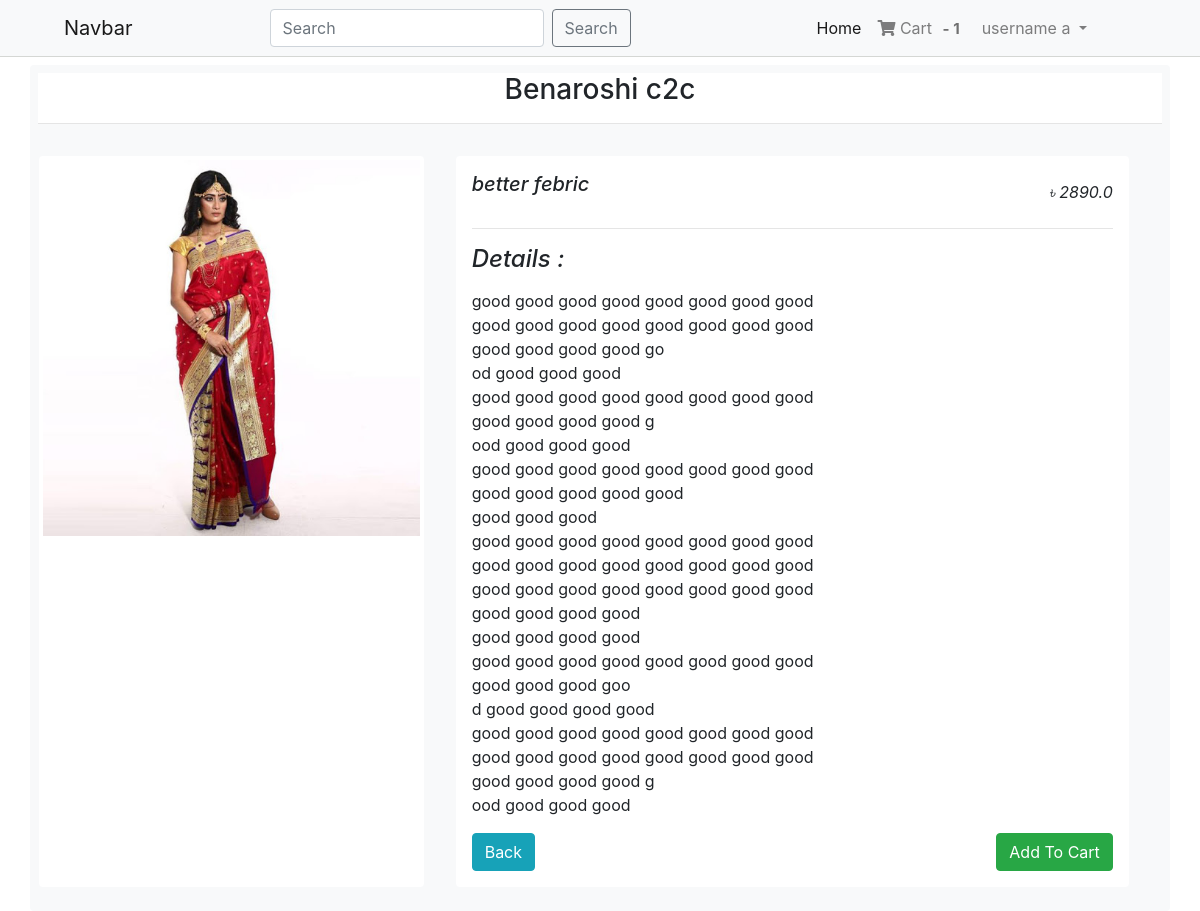
The page /details/1/ (signed in) on the database its author committed.
### Login/models.py (models this page shows, shortened)
class User(AbstractBaseUser,PermissionsMixin):
    email = models.EmailField(unique=True,null=False)
    is_staff = models.BooleanField(
        ugettext_lazy('staff status'),
        default=False,
        help_text=ugettext_lazy('Designates whether the user can log in this site'),
    )
    is_active= models.BooleanField(
        ugettext_lazy('active'),
        default=True,
        help_text=ugettext_lazy("Designates whether this user should be treated as active . Unselect this instead of deleting account ")
    )
    USERNAME_FIELD = 'email'
    objects = MyUserManager()

class Profile(models.Model):
    user = models.OneToOneField(User,on_delete=models.CASCADE,related_name="profile")
    username = models.CharField(max_length=264,blank=True)
    full_name = models.CharField(max_length=264,blank=True)
    address_1 = models.TextField(max_length=512,blank=True)
    city = models.CharField(max_length=40,blank=True)
    zipcode = models.CharField(max_length=10,blank=True)
    country = models.CharField(max_length=56,blank=True)
    phone = models.CharField(max_length=20,blank=True)
    date_joined = models.DateTimeField(auto_now_add=True)

### Order/models.py (models this page shows, shortened)
class Order(models.Model):
    orders_item = models.ManyToManyField(Cart)
    user = models.ForeignKey(settings.AUTH_USER_MODEL,on_delete=models.CASCADE)
    ordered = models.BooleanField(default=False)
    created = models.DateTimeField(auto_now_add=True)
    paymentId = models.CharField(max_length=264,blank=True,null=True)
    orederId = models.CharField(max_length=264,blank=True,null=True)

### Shop/models.py (models this page shows, shortened)
class Product(models.Model):
    category = models.ForeignKey(Category,on_delete=models.CASCADE,related_name='category')
    main_image = models.ImageField(upload_to='media/Products')
    name = models.CharField(max_length=86)
    preview_text = models.TextField(max_length=128,verbose_name='Preview Text')
    detail_text = models.TextField(max_length=1024,verbose_name="Description")
    price = models.FloatField()
    old_price = models.FloatField(default=0.00)
    created = models.DateTimeField(auto_now_add=True)
    class Meta:
        ordering = ['-created']

### Shop/views.py (the view)
# urls.py: path('details/<pk>/',views.productDetail.as_view(),name='details'),
class productDetail(LoginRequiredMixin,DetailView):
    model = Product
    template_name = 'Shop/product_details.html'

### Order/templatetags/cart_counter.py (called while the page is built)
@register.filter
def cart_count(user):
    order = Order.objects.filter(user = user,ordered=False)
    if order.exists():
        return order[0].orders_item.count()
    else:
        return 0

### templates/Shop/product_details.html (shortened to what this page needs)
{% extends "Base.html" %}
{% block body_block %}
  <div class="container bg-light rounded p-2">
      <div class="bg-white">
        <center><h3>{{object.name}}</h3></center>
        <hr>
      </div>
      <div class="row">
        <div class="col-sm-12 col-md-4 bg-white rounded p-1 m-3 image">
            <a href="#">
                <img src="/media/{{object.main_image}}" alt="Image" style="width: 100%;">
            </a>
        </div>
        <div class="col-sm-12 col-md-7 bg-white p-3 rounded detail m-3">
            <div class="detail_head">
                <div>
                    <h5><i>{{object.preview_text|linebreaks}}</i></h5>
                </div>
                <div>
                    <i>&#2547; <span>{{object.price}}</span></i>
                </div>
            </div>
            <hr>
            <i><h4>Details : </h4></i>
            <p>
                {{object.detail_text|linebreaks}}
            </p>
            <div class="detail_head">
                <a href="{% url 'Shop:home' %}"><button class="btn btn-info">Back</button> </a>
                <a href="{% url 'Order:add' object.pk %}"><button class="btn btn-success">Add To Cart</button> </a>
            </div>
        </div>
      </div>
  </div>
{% endblock body_block %}

### templates/navbar.html (shortened to what this page needs)
{% load cart_counter %}
<div class="sticky-top" style="border-bottom: 1px solid rgba(212, 214, 211, 0.959);">
  <nav class="navbar navbar-expand-lg navbar-light bg-light">
    <a class="navbar-brand mx-5" href="#">Navbar</a>
    <div class="collapse navbar-collapse" id="navbarSupportedContent">
      <form class="form-inline my-2 my-lg-0 m-auto">
        <input class="form-control mr-sm-2" type="search" placeholder="Search" aria-label="Search">
        <button class="btn btn-outline-secondary my-2 my-sm-0" type="submit">Search</button>
      </form>
      <ul class="navbar-nav m-auto">
        <li class="nav-item active">
          <a class="nav-link" href="{% url 'Shop:home' %}">Home <span class="sr-only">(current)</span></a>
        </li>
        {% if user.is_authenticated %}
        <li class="nav-item">
          <a class="nav-link" href="{% url 'Order:cart' %}">
            <i class="fa fa-shopping-cart"></i>
            Cart
            <span class="badge badge-light" style="font-size: 15px; color: rgb(112, 112, 112);" >- {{request.user|cart_count }} </span></a>
        </li>
        <li class="nav-item dropdown">
            <a class="nav-link dropdown-toggle" href="#" id="navbarDropdown" role="button" data-toggle="dropdown" aria-haspopup="true" aria-expanded="false">
              {% if user.profile.username %}
              {{user.profile.username}}
              {% else %}
              Profile
              {% endif %}
            </a>
          </li>
        {% else %}
        <li class="nav-item">
            <a class="nav-link" href="{% url 'Login:login' %}">Login</a>
        </li>
        {% endif %}
      </ul>
    </div>
  </nav>
</div>

### templates/Shop/product_details.html (style rules this page uses)
.detail_head { display: flex; justify-content: space-between; flex-wrap: wrap; align-items: center; }

### rows shown on the page
User: user|cart_count "1", profile.username "username a"
Product: name "Benaroshi c2c", main_image (picture), preview_text "better febric", price "2890.0", detail_text "good good good good good good good good good good good good good good good good good good good good go od good good good good good good good good good good good good good good good g ood good good good good good good good good good good good good good good good good good good good good good good good good good good good good good good good good good good good good good good good good good good good good good good good good good good good good good good good good good good good good good good goo d good good good good good good good good good good good good good good good good good good good good good good good good g ood good good good"
